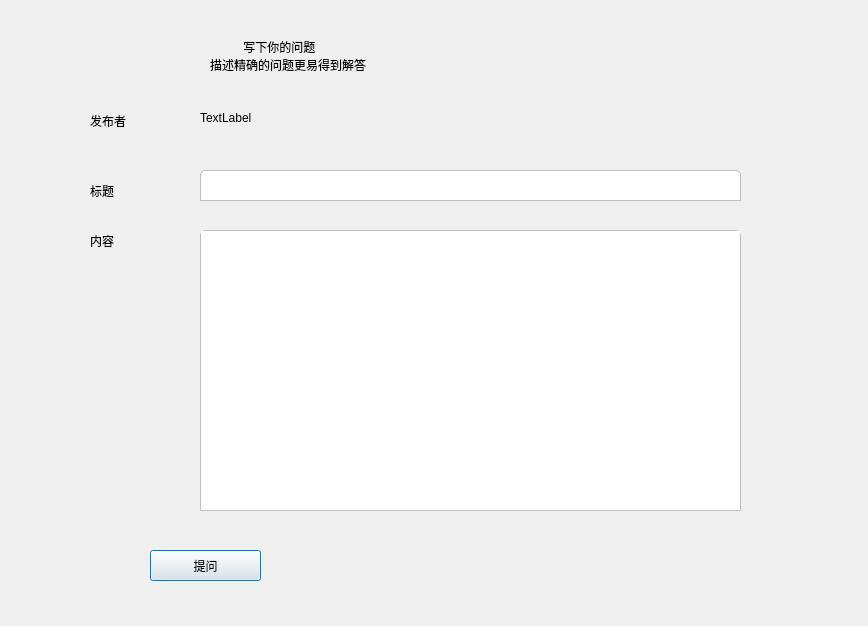
<?xml version="1.0" encoding="UTF-8"?>
<ui version="4.0">
 <class>Question</class>
 <widget class="QDialog" name="Question">
  <property name="geometry">
   <rect>
    <x>0</x>
    <y>0</y>
    <width>868</width>
    <height>626</height>
   </rect>
  </property>
  <property name="windowTitle">
   <string>Dialog</string>
  </property>
  <widget class="QLabel" name="label">
   <property name="geometry">
    <rect>
     <x>90</x>
     <y>170</y>
     <width>101</width>
     <height>41</height>
    </rect>
   </property>
   <property name="styleSheet">
    <string notr="true">font: 25 12pt &quot;微软雅黑 Light&quot;;</string>
   </property>
   <property name="text">
    <string>标题</string>
   </property>
  </widget>
  <widget class="QLabel" name="label_2">
   <property name="geometry">
    <rect>
     <x>90</x>
     <y>220</y>
     <width>101</width>
     <height>41</height>
    </rect>
   </property>
   <property name="styleSheet">
    <string notr="true">font: 25 12pt &quot;微软雅黑 Light&quot;;</string>
   </property>
   <property name="text">
    <string>内容</string>
   </property>
  </widget>
  <widget class="QLineEdit" name="lineEdit">
   <property name="geometry">
    <rect>
     <x>200</x>
     <y>170</y>
     <width>541</width>
     <height>31</height>
    </rect>
   </property>
   <property name="styleSheet">
    <string notr="true">border-top-right-radius:5px;
border-top-left-radius:5px;
border:1 solid #BDC0BA;
height:20px;</string>
   </property>
  </widget>
  <widget class="QTextEdit" name="textEdit">
   <property name="geometry">
    <rect>
     <x>200</x>
     <y>230</y>
     <width>541</width>
     <height>281</height>
    </rect>
   </property>
   <property name="styleSheet">
    <string notr="true">border-top-right-radius:5px;
border-top-left-radius:5px;
border:1 solid #BDC0BA;
height:20px;</string>
   </property>
  </widget>
  <widget class="QLabel" name="label_3">
   <property name="geometry">
    <rect>
     <x>210</x>
     <y>0</y>
     <width>491</width>
     <height>111</height>
    </rect>
   </property>
   <property name="styleSheet">
    <string notr="true">font: 25 20pt &quot;微软雅黑 Light&quot;;</string>
   </property>
   <property name="text">
    <string>          写下你的问题
描述精确的问题更易得到解答</string>
   </property>
  </widget>
  <widget class="QPushButton" name="pushButton">
   <property name="geometry">
    <rect>
     <x>150</x>
     <y>550</y>
     <width>111</width>
     <height>31</height>
    </rect>
   </property>
   <property name="styleSheet">
    <string notr="true">font: 25 12pt &quot;微软雅黑 Light&quot;;</string>
   </property>
   <property name="text">
    <string>提问</string>
   </property>
  </widget>
  <widget class="QLabel" name="label_4">
   <property name="geometry">
    <rect>
     <x>90</x>
     <y>110</y>
     <width>71</width>
     <height>21</height>
    </rect>
   </property>
   <property name="styleSheet">
    <string notr="true">font: 25 12pt &quot;微软雅黑 Light&quot;;</string>
   </property>
   <property name="text">
    <string>发布者</string>
   </property>
  </widget>
  <widget class="QLabel" name="label_5">
   <property name="geometry">
    <rect>
     <x>200</x>
     <y>110</y>
     <width>451</width>
     <height>16</height>
    </rect>
   </property>
   <property name="styleSheet">
    <string notr="true">font: 25 12pt &quot;微软雅黑 Light&quot;;</string>
   </property>
   <property name="text">
    <string>TextLabel</string>
   </property>
  </widget>
 </widget>
 <resources/>
 <connections/>
</ui>
